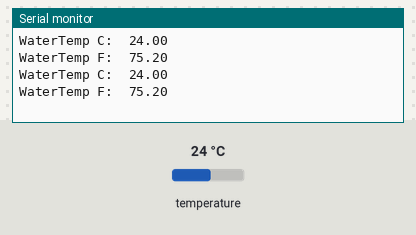
Simulated run of this sketch. Board: Arduino Uno, built with avr-gcc and run on an emulated ATmega328P. On the bench: the last lines printed to the serial monitor. The test bench sets the inputs (shaded band); at power-on: temperature 24 °C.

Above: at 3.3 s.
3.4 s: temperature set to 12 °C
At 4.7 s:
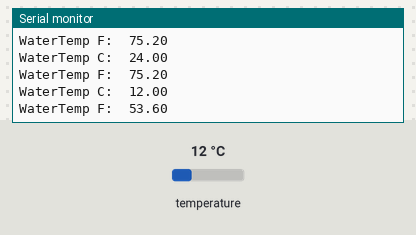
5.9 s: temperature set to 19 °C
At 7.2 s:
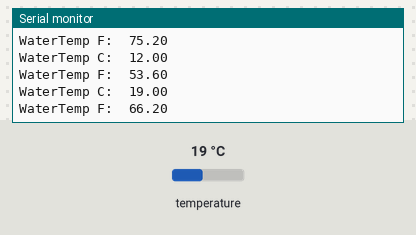
Timing chart, 0 to 8.9 s (numbered marks = the images above; inputs shaded):
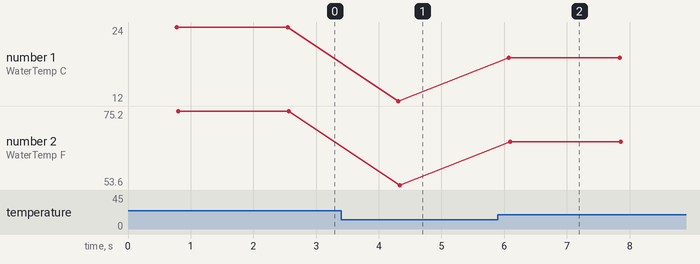

Measured:
- after the input at 3.4 s, the serial monitor: prints a new line after 0.91 s (image 1)
- after the input at 5.9 s, the serial monitor: prints a new line after 0.18 s (image 2)
- plotted number 1: 24 → 12 after the input at 3.4 s, 12 → 19 after the input at 5.9 s
- plotted number 2: 75.2 → 53.6 after the input at 3.4 s, 53.6 → 66.2 after the input at 5.9 s

The sketch:

waterTemperatureSensor_.ino
```cpp
// include water temperature sensor library and initialize variables
#include <OneWire.h>
#include <DallasTemperature.h>
#define ONE_WIRE_BUS A4
OneWire oneWire(ONE_WIRE_BUS);
DallasTemperature sensors(&oneWire);

void setup() {
  // put your setup code here, to run once:
  Serial.begin(9600);

  // initialize water temperature sensor
  sensors.begin();

}

void loop() {
  // put your main code here, to run repeatedly:
  // read in water temperature sensor
  sensors.requestTemperatures();
  float waterTempC = sensors.getTempCByIndex(0);
  float waterTempF = sensors.toFahrenheit(waterTempC);

    // Water Temperature sensor
  Serial.print("WaterTemp C:  ");
  Serial.println(waterTempC);
  Serial.print("WaterTemp F:  ");
  Serial.println(waterTempF);

  delay(1000);

}
```
